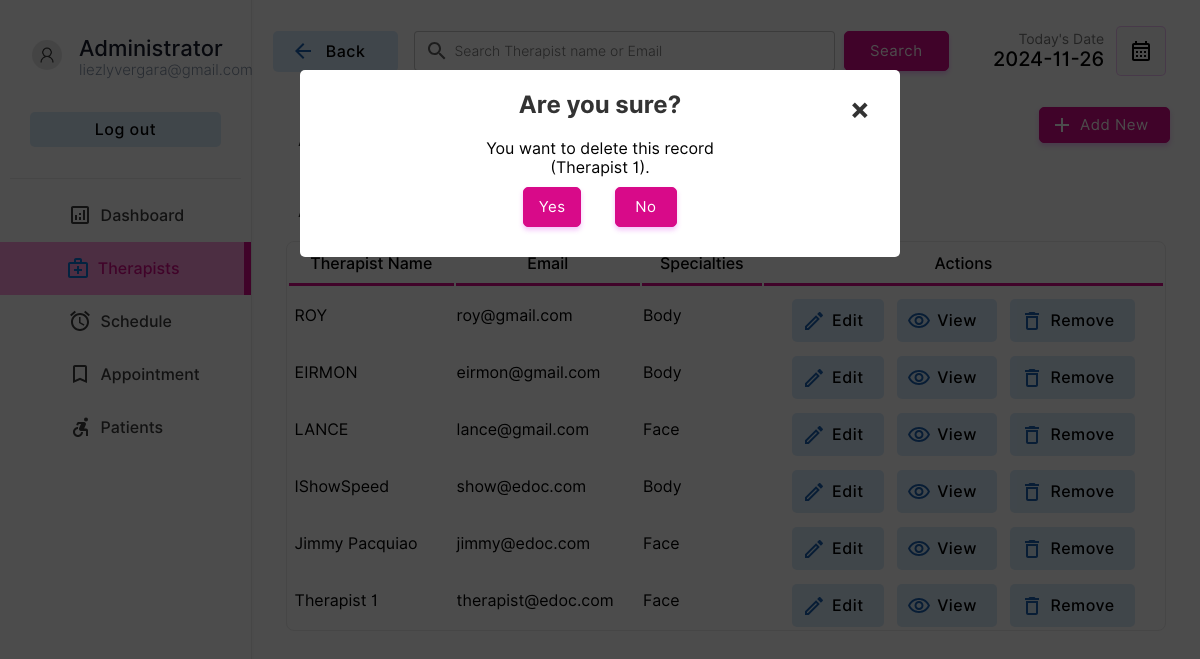
/doctor/doctors.php?action=drop&id=1&name=Therapist 1 (signed in), run on the app's committed database.
### tables this page shows
CREATE TABLE `doctor` (
  `docid` int(11) NOT NULL,
  `docemail` varchar(255) DEFAULT NULL,
  `docname` varchar(255) DEFAULT NULL,
  `docpassword` varchar(255) DEFAULT NULL,
  `doctel` varchar(15) DEFAULT NULL,
  `specialties` int(2) DEFAULT NULL,
  `aid` int(11) DEFAULT NULL
);

CREATE TABLE `specialties` (
  `id` int(2) NOT NULL,
  `sname` varchar(50) DEFAULT NULL
);

### doctor/doctors.php (the view, shortened to what the rows shown need)
<!DOCTYPE html>
<html lang="en">
<head>
    <link rel="stylesheet" href="../style/animations.css">
    <link rel="stylesheet" href="../style/main.css">
    <link rel="stylesheet" href="../style/admin.css">
</head>
<body>
    <?php
    include("../connection.php");
    ?>
        <div class="dash-body">
            <table border="0" width="100%" style=" border-spacing: 0;margin:0;padding:0;margin-top:25px; ">
                <?php
                    if($_POST){
                        $keyword=$_POST["search"];
                        $sqlmain= "select * from doctor where docemail='$keyword' or docname='$keyword' or docname like '$keyword%' or docname like '%$keyword' or docname like '%$keyword%'";
                    }else{
                        $sqlmain= "select * from doctor order by docid desc";
                    }
                ?>
                <tr>
                   <td colspan="4">
                       <center>
                        <div class="abc scroll">
                        <table width="93%" class="sub-table scrolldown" border="0">
                        <thead>
                        <tr>
                                <th class="table-heading">
                                Therapist Name
                                </th>
                                <th class="table-heading">
                                    Email
                                </th>
                                <th class="table-heading">
                                    Specialties
                                </th>
                                <th class="table-heading">
                                    Actions
                                </tr>
                        </thead>
                        <tbody>
                            <?php
                                $result= $database->query($sqlmain);
                                if($result->num_rows==0){
                                    echo '<tr>
                                    <td colspan="4">
                                    <br><br><br><br>
                                    <center>
                                    <img src="../img/notfound.svg" width="25%">
                                    <br>
                                    <p class="heading-main12" style="margin-left: 45px;font-size:20px;color:rgb(49, 49, 49)">We  couldnt find anything related to your keywords !</p>
                                    <a class="non-style-link" href="doctors.php"><button  class="login-btn btn-primary-soft btn" style="display: flex;justify-content: center;align-items: center;margin-left:20px;">&nbsp; Show all Therapists &nbsp;</font></button>
                                    </a>
                                    </center>
                                    <br><br><br><br>
                                    </td>
                                    </tr>';
                                }
                                else{
                                for ( $x=0; $x<$result->num_rows;$x++){
                                    $row=$result->fetch_assoc();
                                    $docid=$row["docid"];
                                    $name=$row["docname"];
                                    $email=$row["docemail"];
                                    $spe=$row["specialties"];
                                    $spcil_res= $database->query("select sname from specialties where id='$spe'");
                                    $spcil_array= $spcil_res->fetch_assoc();
                                    $spcil_name=$spcil_array["sname"];
                                    echo '<tr>
                                        <td> &nbsp;'.
                                        substr($name,0,30)
                                        .'</td>
                                        <td>
                                        '.substr($email,0,20).'
                                        </td>
                                        <td>
                                            '.substr($spcil_name,0,20).'
                                        </td>
                                        <td>
                                        <div style="display:flex;justify-content: center;">
                                        <a href="?action=edit&id='.$docid.'&error=0" class="non-style-link"><button  class="btn-primary-soft btn button-icon btn-edit" style="padding-left: 40px;padding-top: 12px;padding-bottom: 12px;margin-top: 10px;"><font class="tn-in-text">Edit</font></button></a>
                                        &nbsp;&nbsp;&nbsp;
                                        <a href="?action=view&id='.$docid.'" class="non-style-link"><button  class="btn-primary-soft btn button-icon btn-view" style="padding-left: 40px;padding-top: 12px;padding-bottom: 12px;margin-top: 10px;"><font class="tn-in-text">View</font></button></a>
                                       &nbsp;&nbsp;&nbsp;
                                       <a href="?action=drop&id='.$docid.'&name='.$name.'" class="non-style-link"><button  class="btn-primary-soft btn button-icon btn-delete" style="padding-left: 40px;padding-top: 12px;padding-bottom: 12px;margin-top: 10px;"><font class="tn-in-text">Remove</font></button></a>
                                        </div>
                                        </td>
                                    </tr>';
                                }
                            }
                            ?>
                            </tbody>
                        </table>
                        </div>
                        </center>
                   </td>
                </tr>
            </table>
        </div>
    <?php
    if($_GET){
        $id=$_GET["id"];
        $action=$_GET["action"];
        if($action=='drop'){
            $nameget=$_GET["name"];
            echo '
            <div id="popup1" class="overlay">
                    <div class="popup">
                    <center>
                        <h2>Are you sure?</h2>
                        <a class="close" href="doctors.php">&times;</a>
                        <div class="content">
                            You want to delete this record<br>('.substr($nameget,0,40).').
                        </div>
                        <div style="display: flex;justify-content: center;">
                        <a href="delete-doctor.php?id='.$id.'" class="non-style-link"><button  class="btn-primary btn" style="display: flex;justify-content: center;align-items: center;margin:10px;padding:10px;"<font class="tn-in-text">&nbsp;Yes&nbsp;</font></button></a>&nbsp;&nbsp;&nbsp;
                        <a href="doctors.php" class="non-style-link"><button  class="btn-primary btn" style="display: flex;justify-content: center;align-items: center;margin:10px;padding:10px;"><font class="tn-in-text">&nbsp;&nbsp;No&nbsp;&nbsp;</font></button></a>
                        </div>
                    </center>
            </div>
            </div>
            ';
        }elseif($action=='edit'){
            $sqlmain= "select * from doctor where docid='$id'";
            $result= $database->query($sqlmain);
            $row=$result->fetch_assoc();
            $name=$row["docname"];
            $email=$row["docemail"];
            $spe=$row["specialties"];
            $spcil_res= $database->query("select sname from specialties where id='$spe'");
            $spcil_array= $spcil_res->fetch_assoc();
            $spcil_name=$spcil_array["sname"];
            $tele=$row['doctel'];
            $error_1=$_GET["error"];
                $errorlist= array(
                    '1'=>'<label for="promter" class="form-label" style="color:rgb(255, 62, 62);text-align:center;">Already have an account for this Email address.</label>',
                    '2'=>'<label for="promter" class="form-label" style="color:rgb(255, 62, 62);text-align:center;">Password Conformation Error! Reconform Password</label>',
                    '3'=>'<label for="promter" class="form-label" style="color:rgb(255, 62, 62);text-align:center;"></label>',
                    '4'=>"",
                    '0'=>'',
                );
            if($error_1!='4'){
                    echo '
                    <div id="popup1" class="overlay">
                            <div class="popup">
                            <center>
                                <a class="close" href="doctors.php">&times;</a>
                                <div style="display: flex;justify-content: center;">
                                <div class="abc">
                                <table width="80%" class="sub-table scrolldown add-doc-form-container" border="0">
                                <tr>
                                        <td class="label-td" colspan="2">'.
                                            $errorlist[$error_1]
                                        .'</td>
                                    </tr>
                                    <tr>
                                        <td>
                                            <p style="padding: 0;margin: 0;text-align: left;font-size: 25px;font-weight: 500;">Edit Therapist Details.</p>
                                        Therapist ID : '.$id.' (Auto Generated)<br><br>
                                        </td>
                                    </tr>
                                    <tr>
                                        <td class="label-td" colspan="2">
                                            <form action="edit-doc.php" method="POST" class="add-new-form">
                                            <label for="Email" class="form-label">Email: </label>
                                            <input type="hidden" value="'.$id.'" name="id00">
                                        </td>
                                    </tr>
                                    <tr>
                                        <td class="label-td" colspan="2">
                                        <input type="email" name="email" class="input-text" placeholder="Email Address" value="'.$email.'" required><br>
                                        </td>
                                    </tr>
                                    <tr>
                                        <td class="label-td" colspan="2">
                                            <label for="name" class="form-label">Name: </label>
                                        </td>
                                    </tr>
                                    <tr>
                                        <td class="label-td" colspan="2">
                                            <input type="text" name="name" class="input-text" placeholder="Therapist Name" value="'.$name.'" required><br>
                                        </td>
                                    </tr>
                                    <tr>
                                        <td class="label-td" colspan="2">
                                            <label for="Tele" class="form-label">Telephone: </label>
                                        </td>
                                    </tr>
                                    <tr>
                                        <td class="label-td" colspan="2">
                                            <input type="tel" name="Tele" class="input-text" placeholder="Telephone Number" value="'.$tele.'" required><br>
                                        </td>
                                    </tr>
                                    <tr>
                                        <td class="label-td" colspan="2">
                                            <label for="spec" class="form-label">Choose specialties: (Current'.$spcil_name.')</label>
                                        </td>
                                    </tr>
                                    <tr>
                                        <td class="label-td" colspan="2">
                                            <select name="spec" id="" class="box">';
                                                $list11 = $database->query("select  * from  specialties;");
                                                for ($y=0;$y<$list11->num_rows;$y++){
                                                    $row00=$list11->fetch_assoc();
                                                    $sn=$row00["sname"];
                                                    $id00=$row00["id"];
                                                    echo "<option value=".$id00.">$sn</option><br/>";
                                                };
                                echo     '       </select><br><br>
                                        </td>
                                    </tr>
                                    <tr>
                                        <td class="label-td" colspan="2">
                                            <label for="password" class="form-label">Password: </label>
                                        </td>
                                    </tr>
                                    <tr>
                                        <td class="label-td" colspan="2">
                                            <input type="password" name="password" class="input-text" placeholder="Defind a Password" required><br>
                                        </td>
                                    </tr><tr>
                                        <td class="label-td" colspan="2">
                                            <label for="cpassword" class="form-label">Conform Password: </label>
                                        </td>
                                    </tr>
                                    <tr>
                                        <td class="label-td" colspan="2">
                                            <input type="password" name="cpassword" class="input-text" placeholder="Conform Password" required><br>
                                        </td>
                                    </tr>
                                    <tr>
                                        <td colspan="2">
                                            <input type="reset" value="Reset" class="login-btn btn-primary-soft btn" >&nbsp;&nbsp;&nbsp;&nbsp;&nbsp;
                                            <input type="submit" value="Save" class="login-btn btn-primary btn">
                                        </td>
                                    </tr>
                                    </form>
                                    </tr>
                                </table>
                                </div>
                                </div>
                            </center>
                            <br><br>
                    </div>
                    </div>
                    ';
        }; };
    };
?>
</body>
</html>

### data on the page
doctor: docname "ROY", docemail "roy@gmail.com", specialties.sname "Body"
doctor: docname "EIRMON", docemail "eirmon@gmail.com", specialties.sname "Body"
doctor: docname "LANCE", docemail "lance@gmail.com", specialties.sname "Face"
doctor: docname "IShowSpeed", docemail "show@edoc.com", specialties.sname "Body"
doctor: docname "Jimmy Pacquiao", docemail "jimmy@edoc.com", specialties.sname "Face"
doctor: docname "Therapist 1", docemail "therapist@edoc.com", specialties.sname "Face"

### other printed values
substr($nameget,0,40) "Therapist 1"
